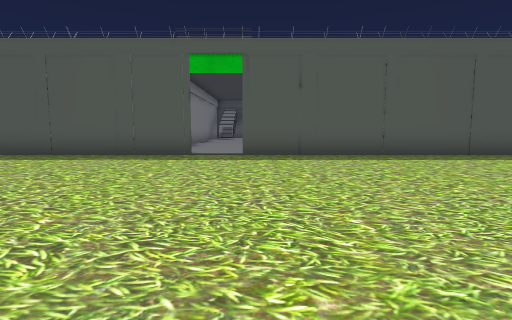
view 1 (above)

21 first-person views from a walk through a Unity game level. The camera is 1.2 m above the floor, tilts 6° down and sees 80° across. Doors are open. The floor is counted in squares, 1.61 m on a side. Each view is taken from the middle of a square. On the plan, view 1 faces up. The plan holds only what a view shows up to about 10 squares ahead; the rest is blank. The place goes on beyond the plan. The player character is not drawn. Some animated figures are not drawn.

view 2
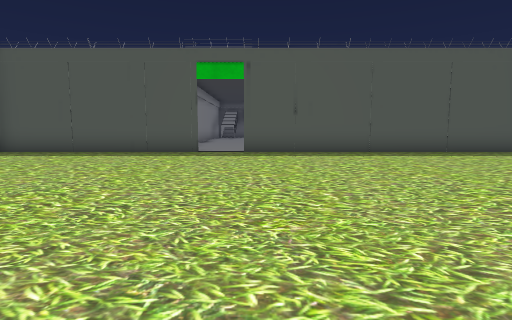

view 3
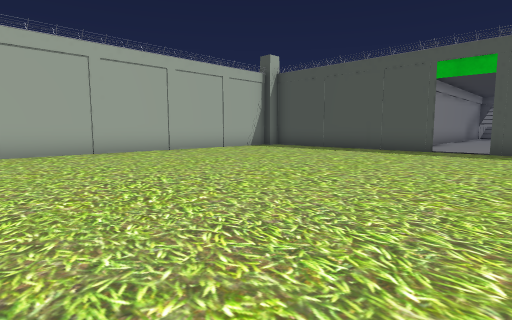

view 4
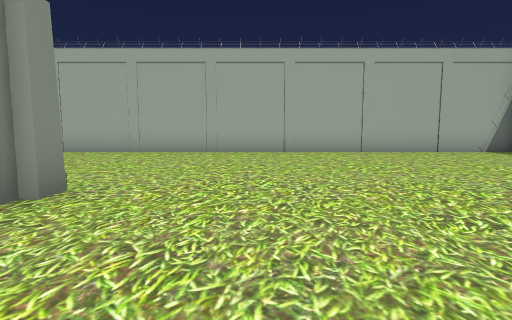

view 5
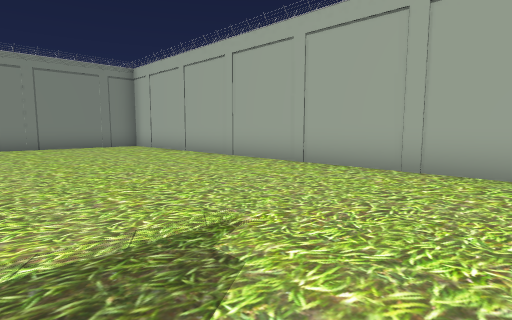

view 6
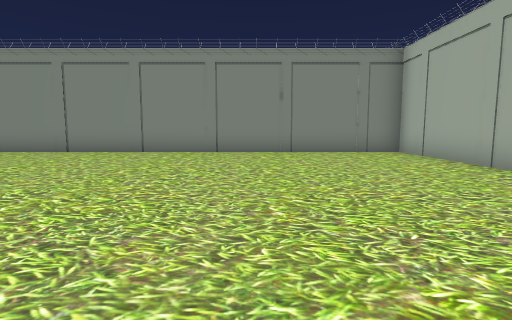

view 7
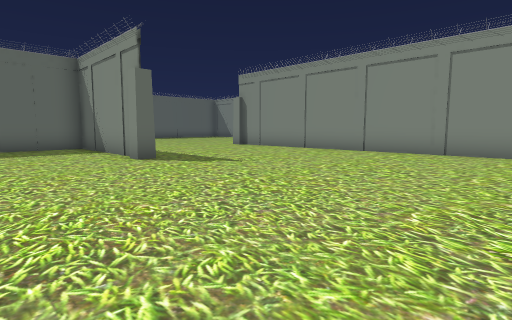

view 8
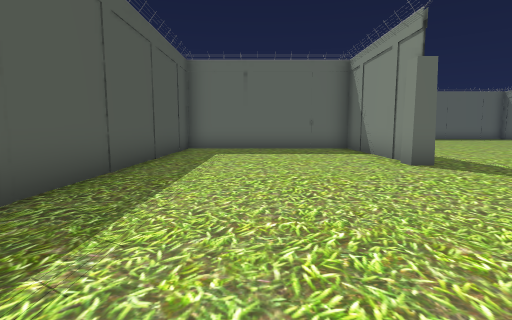

view 9
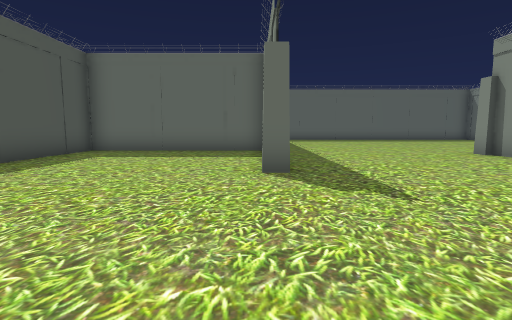

view 10
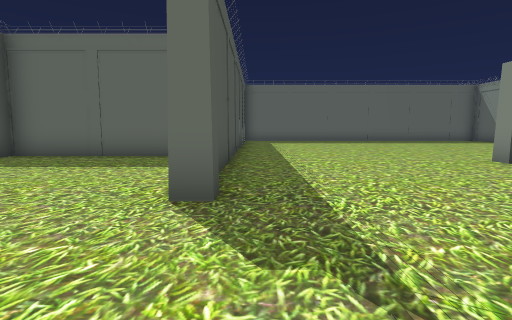

view 11
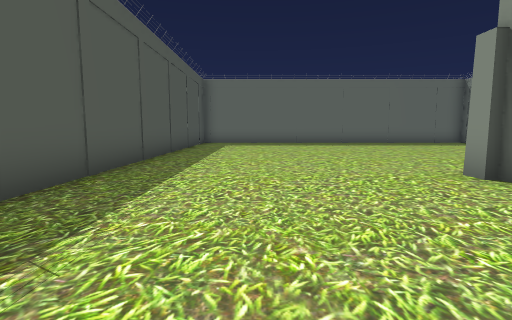

view 12
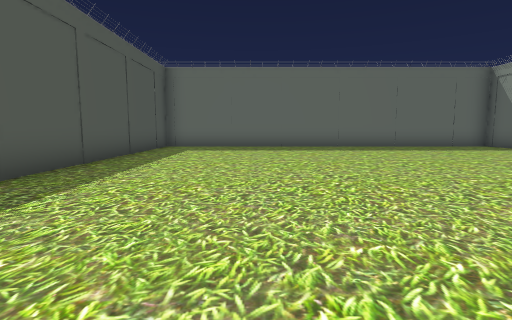

view 13
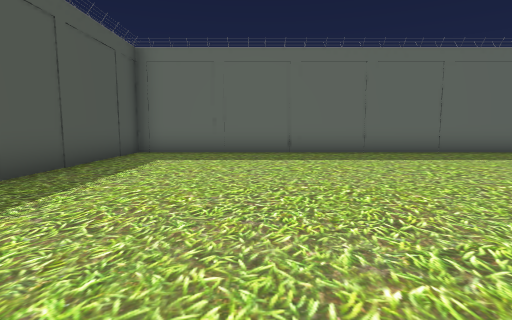

view 14
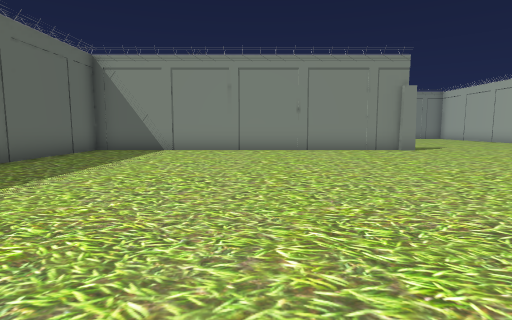

view 15
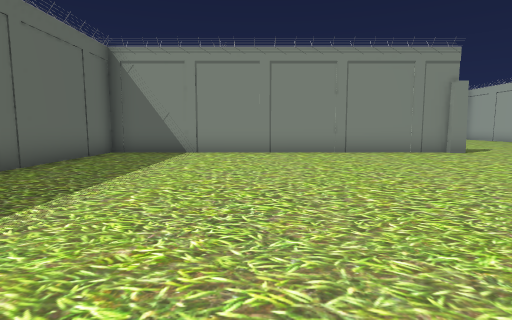

view 16
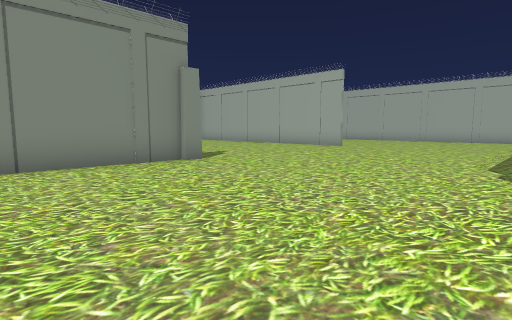

view 17
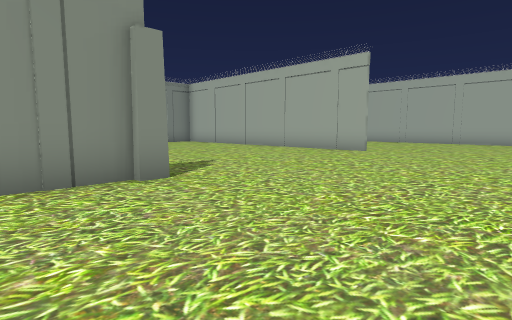

view 18
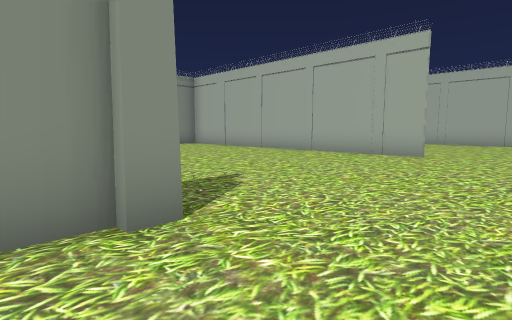

view 19
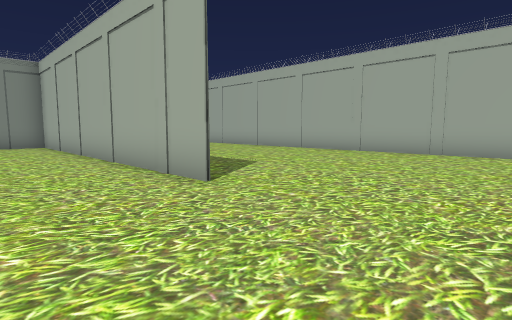

view 20
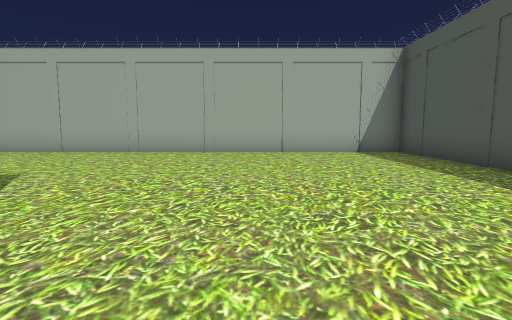

view 21
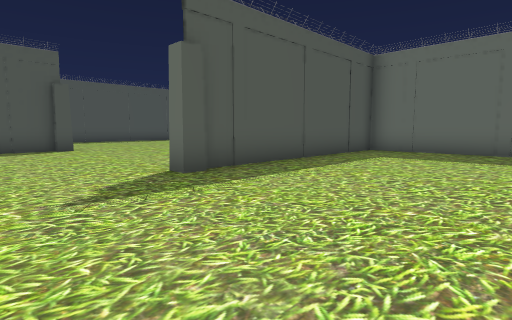

### Floor plan
Points are (right, up) in squares from view 1. A wall is a line through its corners. A room is listed if a view was taken in it or the views show most of it. See-through windows are left out.
Room 1 (views 1, 2, 3, 4, 5, 6, 7, 8, 9, 10, 11, 12, 13, 14, 15, 16, 17, 18, 19, 20, 21)
walls: (2.6, -8.6) (2.1, -8.6) (2.1, -8.1) (2.6, -8.1); (2.9, -8.3) (6, -8.3); (7.1, -7.4) (7.1, -2.5) (-1.2, -2.5); (5.5, -14.6) (4, -14.6); (5.9, -14.8) (5.4, -14.8) (5.4, -14.3) (5.9, -14.3); (-2.6, -2.3) (-2.1, -2.3); (-4.2, -14.6) (-8.5, -14.6); (6.1, -21.3) (16.4, -21.3) (16.4, -8.4) (3.9, -8.4); (-8.5, -14.5) (5.4, -14.5); (6.2, -21.6) (5.7, -21.6) (5.7, -21.2) (6.2, -21.2); (-1.5, -21.4) (-1.5, -26.5); (12.6, -21.4) (6.2, -21.4); (-1.8, 8.5) (-8, 8.5); (8, 8.5) (-0.4, 8.5); (13.1, -25.1) (13.1, -21.9); (-8.5, 8) (-8.5, -26.5)
ways out: open door at (-1, 8.5)

Where each view was taken, in squares from view 1:
view 1: 0 up, 0 right, facing up
view 2: 1 down, 0 right, facing up
view 3: 2 down, 1 right, facing up-left
view 4: 0 up, 1 right, facing left
view 5: 2 down, 3 left, facing down-left
view 6: 5 down, 4 left, facing down
view 7: 5 down, 5 left, facing down-right
view 8: 5 down, 4 left, facing right
view 9: 8 down, 3 left, facing right
view 10: 9 down, 1 left, facing right
view 11: 11 down, 1 right, facing right
view 12: 12 down, 4 right, facing right
view 13: 12 down, 7 right, facing right
view 14: 11 down, 11 right, facing down
view 15: 12 down, 12 right, facing down
view 16: 15 down, 10 right, facing down-left
view 17: 17 down, 8 right, facing down-left
view 18: 19 down, 7 right, facing down-left
view 19: 18 down, 1 right, facing down-left
view 20: 19 down, 1 right, facing left
view 21: 26 down, 3 right, facing up-right
